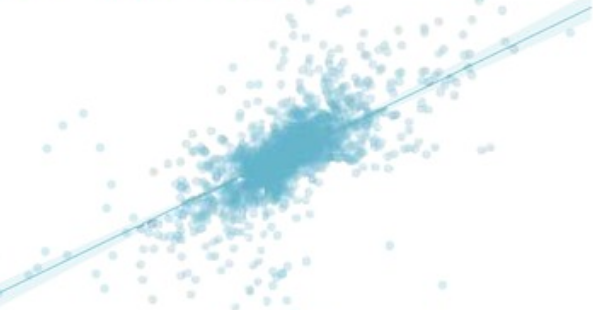
#> input picture Analysis/Calibration/img.png, 593 x 310 px
$ python distribution_analysis_pixel.py
#> lines starting #> are read from the running program, lines starting #| are printed output that depends on the picture
from PIL import Image
import numpy as np
import matplotlib.pyplot as plt


im = Image.open('img.png')
#> im is the input picture: PIL image 593x310 RGBA; mean R, G, B, A 242.2, 248.4, 250, 255
pix = im.load()

dims = (593, 310)

swapped_pixels = np.zeros((dims[0], dims[1], 4))

for i in range(dims[0]):
    for j in range(dims[1]):
        pixel = pix[i, j]
        swapped_pixels[i, j] = pixel
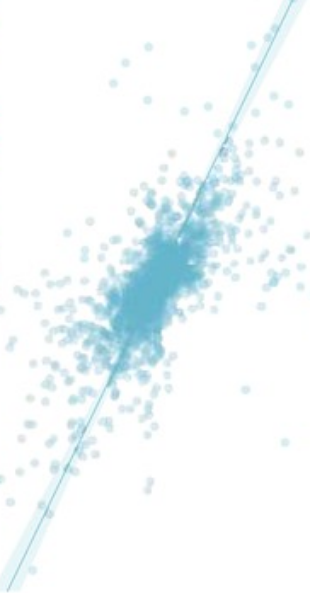
#> swapped_pixels: shape (593, 310, 4) float64; mean of channels 0, 1, 2, 3 242.2, 248.4, 250, 255; drawn as R, G, B

inverted_pixels = np.absolute(255.0 - swapped_pixels)

relevant = inverted_pixels[:, :, :3]
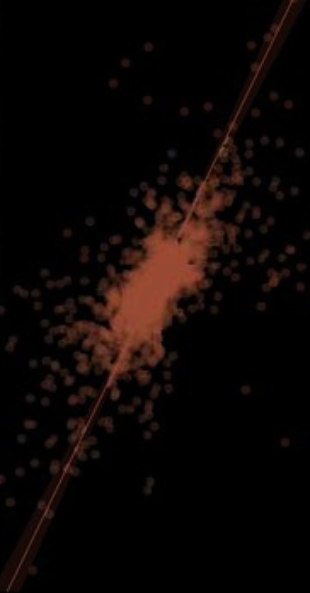
#> relevant: shape (593, 310, 3) float64; mean of channels 0, 1, 2 12.8, 6.6, 5; drawn as R, G, B

c1 = relevant[:, :, 0]
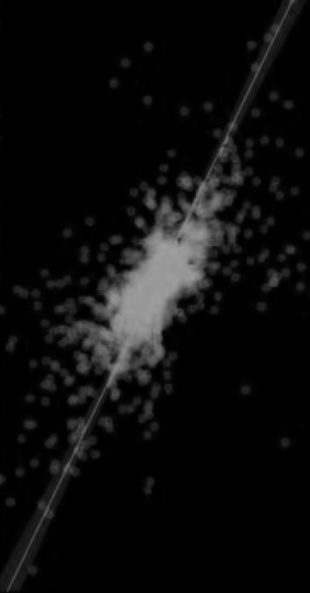
#> c1: shape (593, 310) float64; min 0, max 160, mean 12.8
c2 = relevant[:, :, 1]
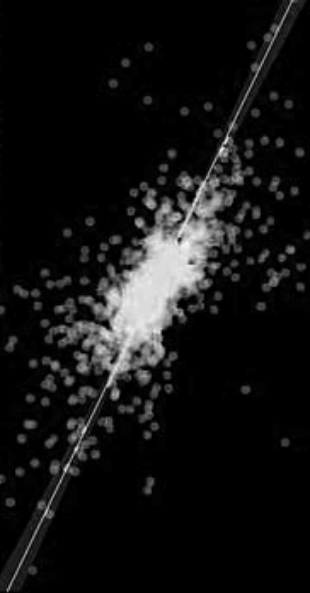
#> c2: shape (593, 310) float64; min 0, max 85, mean 6.6; drawn with min black and max white
c3 = relevant[:, :, 2]
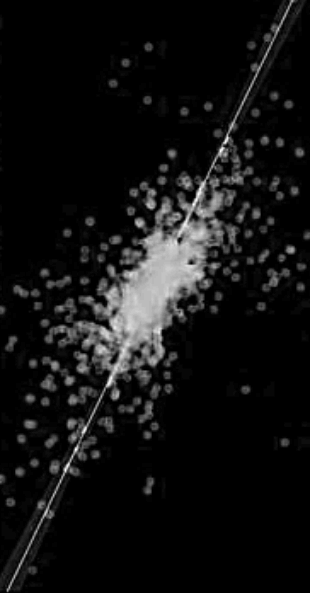
#> c3: shape (593, 310) float64; min 0, max 69, mean 5; drawn with min black and max white

# Convert remaining dots to pixels
def pixels_to_points(rgb):
    dims = rgb.shape
#> dims = (593, 310, 3)
    data_points = []

    for c in range(dims[2]):
        for i in range(dims[0]):
            for j in range(dims[1]):
                pixel = int(rgb[i, j, c])
                for p in range(pixel):
                    data_points.append([i, j])
#> after the loop, data_points = 4475825 items

    return np.array(data_points)

points = pixels_to_points(relevant)
#> points = 4475825 pairs, first value 0 to 592, second value 0 to 309

x_points = points[:, 0]
y_points = np.abs(600 - points[:, 1])

heatmap, xedges, yedges = np.histogram2d(x_points, y_points, bins=50)
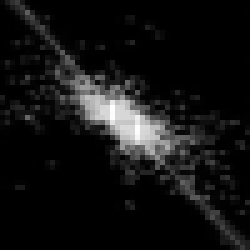
#> heatmap: shape (50, 50) float64 (shown 5 times larger); min 0, max 23482, mean 1790.3; drawn with min black and max white
#> xedges = 51 values from 0 to 592; yedges = 51 values from 291 to 600
extent = [xedges[0], xedges[-1], yedges[0], yedges[-1]]
#> extent = [0, 592, 291, 600]

model = np.polyfit(x_points, y_points, 1)
#> model = [0.481, 309]
p = np.poly1d(model)

plt.clf()
plt.imshow(heatmap.T, extent=extent, origin='lower')
widths = range(int(xedges[0]), int(xedges[-1]))
plt.plot(widths, p(widths), color="r")

plt.show()
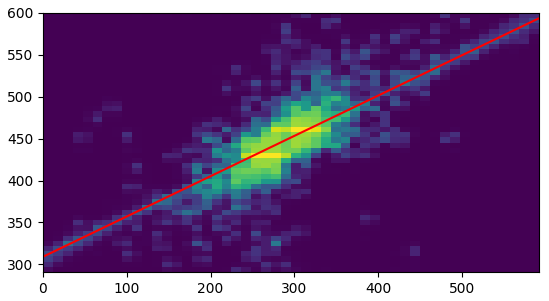
#> figure drawn by matplotlib, 1 panel
